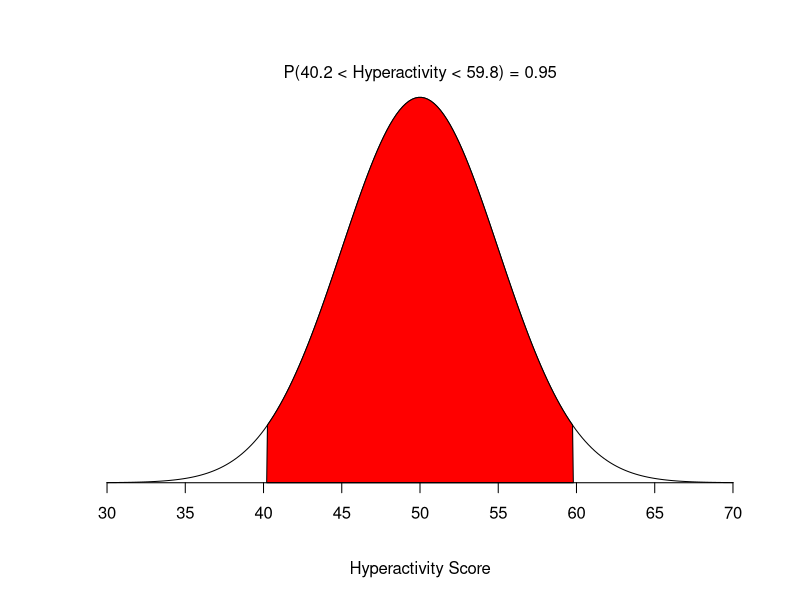
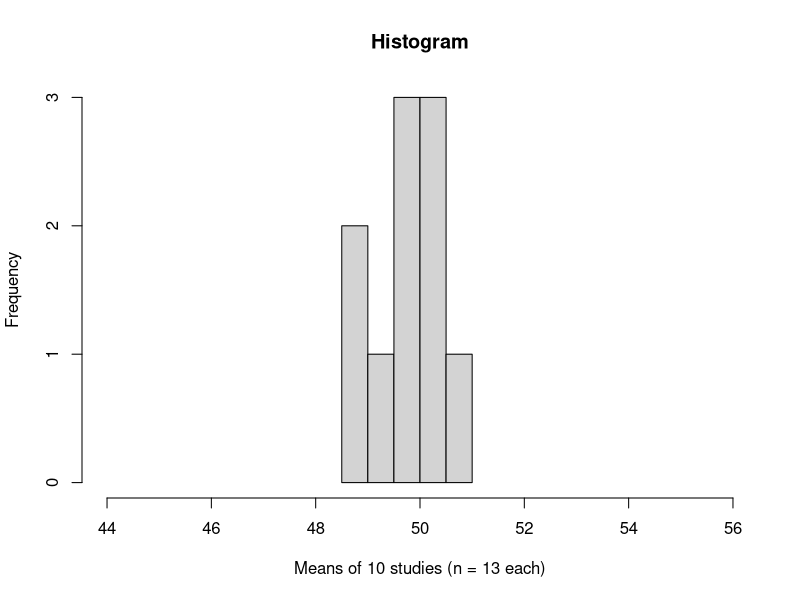
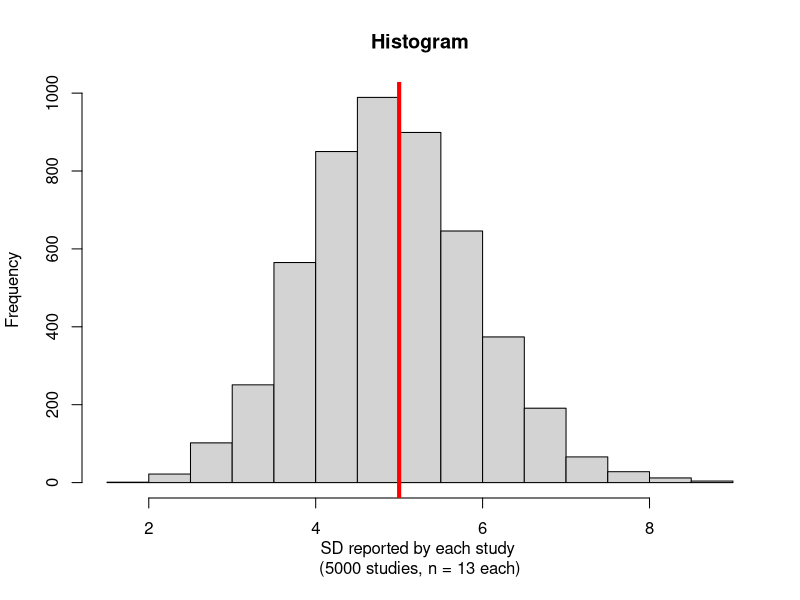
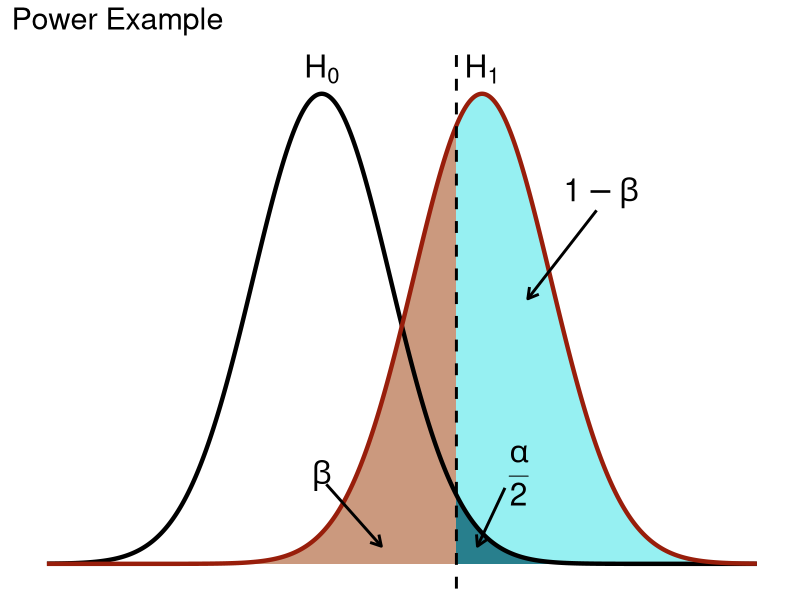
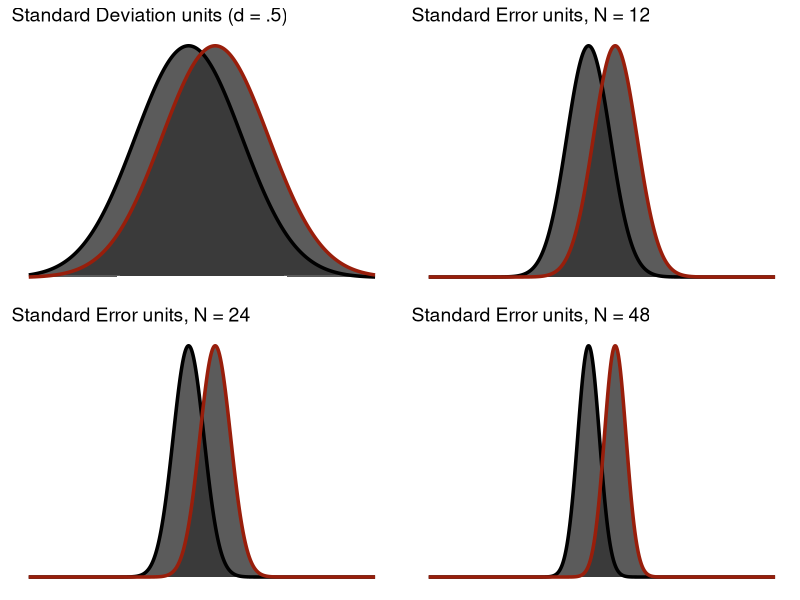
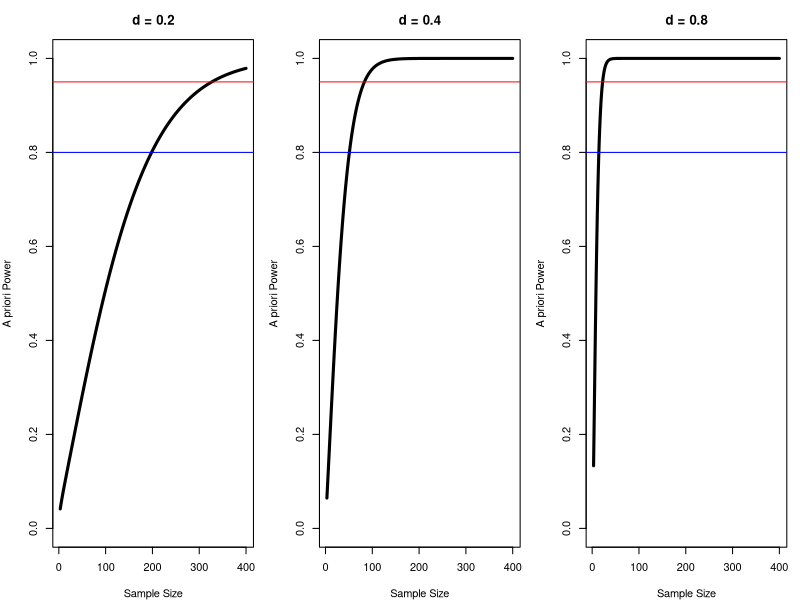
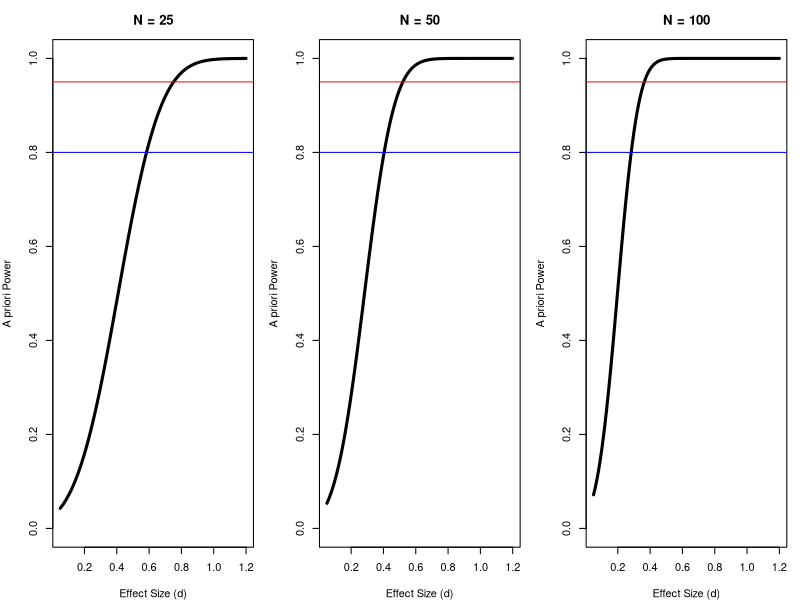
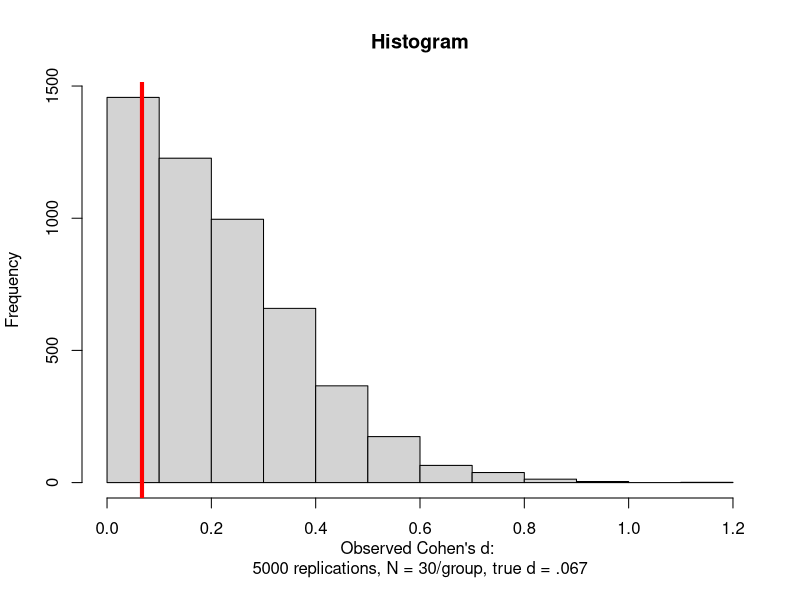

The R script that drew these images, in order:
## ---- chunk 1
knitr::opts_chunk$set(
  echo = TRUE,
  message = FALSE,
  warning = FALSE,
  fig.width = 4.25,
  fig.height = 4.0,
  fig.align = "center",
  fig.pos = "H",
  results = "hold"
)
library(ggplot2)
library(grid)   # for arrow()
## ---- chunk 2
#| echo: false
#| fig-width: 5.0
#| fig-height: 3.0
#| fig-cap: "The population of hyperactivity scores, with the middle 95% shaded."
#| fig-alt: "A normal curve centered on 50. The region between about 40 and 60 is filled in red, and a label above reports that this shaded area holds 95% of children."
mu <- 50
sigma <- 5
lb <- mu - sigma * 1.96
ub <- mu + sigma * 1.96

x  <- seq(-4, 4, length = 200) * sigma + mu
hx <- dnorm(x, mu, sigma)

plot(x, hx, type = "n", xlab = "Hyperactivity Score", ylab = "",
     main = "", axes = FALSE)

i <- x >= lb & x <= ub
lines(x, hx)
polygon(c(lb, x[i], ub), c(0, hx[i], 0), col = "red")

area <- pnorm(ub, mu, sigma) - pnorm(lb, mu, sigma)
mtext(paste0("P(", round(lb, 2), " < Hyperactivity < ", round(ub, 2), ") = ",
             signif(area, 3)), side = 3)
axis(1, at = seq(30, 70, 5), pos = 0)
## ---- chunk 3
#| echo: false
#| fig-width: 5.0
#| fig-height: 3.0
#| fig-cap: "Ten studies, ten means. None of them is 50, and that is the point."
#| fig-alt: "Histogram of ten study means spread between about 48 and 51, scattered around the true population mean of 50 rather than landing on it."
set.seed(543)
N <- 13; M <- 50; SD <- 5; samples <- 10
Sample.Means <- replicate(samples, mean(rnorm(n = N, mean = M, sd = SD)))

hist(Sample.Means,
     main = "Histogram",
     xlab = "Means of 10 studies (n = 13 each)",
     ylab = "Frequency",
     xlim = c(44, 56))
## ---- chunk 4
#| echo: true
#| fig-width: 5.0
#| fig-height: 3.0
#| fig-cap: "What 5,000 small studies report as their SD, against the truth in red."
#| fig-alt: "Histogram of standard deviations reported by 5,000 studies of thirteen children each. The pile is slightly right-skewed and sits noticeably to the left of a thick red vertical line marking the true sigma of 5, showing that most studies report a spread smaller than the real one."
set.seed(543)

# Run 5,000 studies. Each one grabs 13 children from a population where we
# KNOW the true spread is sigma = 5, and reports the SD it happened to see.
Sample.SD <- replicate(5000, sd(rnorm(n = 13, mean = 50, sd = 5)))

hist(Sample.SD,
     main = "Histogram",
     xlab = "SD reported by each study \n(5000 studies, n = 13 each)",
     ylab = "Frequency")
abline(v = 5, col = "red", lwd = 4)   # the TRUE sigma
## ---- chunk 5
#| echo: false
#| fig-width: 6.25
#| fig-height: 3.0
#| fig-cap: "Power is the slice of the alternative distribution that clears the critical value."
#| fig-alt: "Two overlapping bell curves, the null on the left and the alternative on the right. A vertical line marks the critical value, and the portion of the right-hand curve beyond it is shaded to represent power."
m1 <- 0; sd1 <- 1.5
m2 <- 3.5; sd2 <- 1.5

z_crit <- qnorm(1 - (0.05/2), m1, sd1)

x <- seq(min(m1 - sd1*4, m2 - sd2*4), max(m1 + sd1*4, m2 + sd2*4), .01)
df1 <- data.frame(x = x, y = dnorm(x, m1, sd1))
df2 <- data.frame(x = x, y = dnorm(x, m2, sd2))

# alpha polygon
y.poly <- pmin(df1$y, df2$y)
poly1 <- data.frame(x = x, y = y.poly)
poly1 <- poly1[poly1$x >= z_crit, ]
poly1 <- rbind(poly1, c(z_crit, 0))

# beta polygon
poly2 <- df2[df2$x <= z_crit, ]
poly2 <- rbind(poly2, c(z_crit, 0))

# power polygon
poly3 <- df2[df2$x >= z_crit, ]
poly3 <- rbind(poly3, c(z_crit, 0))

poly1$id <- 3; poly2$id <- 2; poly3$id <- 1
poly <- rbind(poly1, poly2, poly3)
poly$id <- factor(poly$id, labels = c("power", "beta", "alpha"))

ggplot(poly, aes(x, y, fill = id, group = id)) +
  geom_polygon(alpha = 0.8, show.legend = FALSE) +
  geom_line(data = df1, aes(x, y, color = "H0", fill = NULL, group = NULL),
            linewidth = 1.5, show.legend = FALSE) +
  geom_line(data = df2, aes(x, y, color = "HA", fill = NULL, group = NULL),
            linewidth = 1.5, show.legend = FALSE) +
  geom_vline(xintercept = z_crit, linewidth = 1, linetype = "dashed") +
  scale_color_manual(values = c("HA" = "#981e0b", "H0" = "black")) +
  scale_fill_manual(values = c("alpha" = "#0d6374",
                               "beta"  = "#be805e",
                               "power" = "#7cecee")) +
  annotate("segment", x = 0.1, y = 0.045, xend = 1.3, yend = 0.01,
           arrow = arrow(length = unit(0.3, "cm")), linewidth = 1) +
  annotate("text", label = "beta", x = 0, y = 0.05, parse = TRUE, size = 8) +
  annotate("segment", x = 4, y = 0.043, xend = 3.4, yend = 0.01,
           arrow = arrow(length = unit(0.3, "cm")), linewidth = 1) +
  annotate("text", label = "frac(alpha,2)", x = 4.3, y = 0.05, parse = TRUE, size = 8) +
  annotate("segment", x = 6, y = 0.2, xend = 4.5, yend = 0.15,
           arrow = arrow(length = unit(0.3, "cm")), linewidth = 1) +
  annotate("text", label = "1-beta", x = 6.1, y = 0.21, parse = TRUE, size = 8) +
  annotate("text", label = "H[0]", x = m1, y = 0.28, parse = TRUE, size = 8) +
  annotate("text", label = "H[1]", x = m2, y = 0.28, parse = TRUE, size = 8) +
  ggtitle("Power Example") +
  theme(panel.grid = element_blank(),
        panel.background = element_blank(),
        plot.background = element_rect(fill = "#ffffff"),
        panel.border = element_blank(),
        axis.line = element_blank(),
        axis.text = element_blank(),
        axis.ticks = element_blank(),
        axis.title = element_blank(),
        plot.title = element_text(size = 22))
## ---- chunk 6
#| echo: false
#| fig-width: 6.5
#| fig-height: 5.0
#| fig-cap: "The same half-point difference, seen through progressively narrower sampling distributions."
#| fig-alt: "A grid of panels, each showing the same pair of overlapping curves separated by half a point. Moving through the panels the curves become narrower and taller, so the same fixed difference goes from almost total overlap to clean separation."
draw_pair <- function(divisor, title) {
  m1 <- 0; m2 <- 0.5
  s  <- 1 / divisor
  x  <- seq(-3, 3.5, .005)
  d1 <- data.frame(x = x, y = dnorm(x, m1, s), id = "h0")
  d2 <- data.frame(x = x, y = dnorm(x, m2, s), id = "h1")
  p  <- rbind(d1, d2)
  ggplot(p, aes(x, y, group = id)) +
    geom_polygon(alpha = 0.8, show.legend = FALSE) +
    geom_line(data = d1, aes(x, y, color = "H0"), linewidth = 1.2, show.legend = FALSE) +
    geom_line(data = d2, aes(x, y, color = "HA"), linewidth = 1.2, show.legend = FALSE) +
    scale_color_manual(values = c("HA" = "#981e0b", "H0" = "black")) +
    ggtitle(title) +
    theme(panel.grid = element_blank(),
          panel.background = element_blank(),
          plot.background = element_rect(fill = "#ffffff"),
          axis.text = element_blank(), axis.ticks = element_blank(),
          axis.title = element_blank(),
          plot.title = element_text(size = 14))
}

p1 <- draw_pair(1,          "Standard Deviation units (d = .5)")
p2 <- draw_pair(sqrt(6),    "Standard Error units, N = 12")
p3 <- draw_pair(sqrt(12),   "Standard Error units, N = 24")
p4 <- draw_pair(sqrt(24),   "Standard Error units, N = 48")

gridExtra::grid.arrange(p1, p2, p3, p4, ncol = 2)
## ---- chunk 7
args(power.t.test)
## ---- chunk 8
set.seed(123)
Population <- rnorm(1e6, mean = 50, sd = 5)

set.seed(42)
kids.1 <- sample(Population, 36, replace = TRUE) + 2

M_kids <- mean(kids.1)
S_kids <- sd(kids.1)
d_kids <- (M_kids - 50) / S_kids

round(c(M = M_kids, SD = S_kids, n = length(kids.1), d = d_kids), 3)
## ---- chunk 9
At.Power.80 <- power.t.test(n = NULL, delta = .4, sd = 1,
                            sig.level = 0.05, power = .80,
                            type = "one.sample",
                            alternative = "two.sided")
At.Power.80
## ---- chunk 10
At.Power.95 <- power.t.test(n = NULL, delta = .4, sd = 1,
                            sig.level = 0.05, power = .95,
                            type = "one.sample",
                            alternative = "two.sided")
ceiling(At.Power.95$n)
## ---- chunk 11
AP.Power.N36 <- power.t.test(n = 36, delta = .4, sd = 1,
                             sig.level = 0.05, power = NULL,
                             type = "one.sample",
                             alternative = "two.sided")
round(AP.Power.N36$power, 3)
## ---- chunk 12
Eff.Power.N36 <- power.t.test(n = 36, delta = NULL, sd = 1,
                              sig.level = 0.05, power = .80,
                              type = "one.sample",
                              alternative = "two.sided")
round(Eff.Power.N36$delta, 3)
## ---- chunk 13
#| echo: false
#| fig-width: 6.5
#| fig-height: 2.6
#| fig-cap: "Power against sample size at three effect sizes. Each curve rises steeply and then flattens."
#| fig-alt: "Three side-by-side line plots of power against sample size, one per effect size. Every curve climbs steeply at small sample sizes and then bends over and flattens as it approaches a power of one, with the smallest effect needing by far the most participants."
pow_n <- function(nn, dd) {
  power.t.test(n = nn, delta = dd, sd = 1, sig.level = .05,
               type = "one.sample", alternative = "two.sided")$power
}

Nrange <- seq(3, 400, 1)
op <- par(mfrow = c(1, 3), mar = c(4, 4, 3, 1))
for (dd in c(.2, .4, .8)) {
  plot(Nrange, sapply(Nrange, pow_n, dd = dd), type = "l", lwd = 3,
       main = paste0("d = ", dd),
       xlab = "Sample Size", ylab = "A priori Power", ylim = c(0, 1))
  abline(h = .80, col = "blue", lwd = 1)
  abline(h = .95, col = "red",  lwd = 1)
}
par(op)
## ---- chunk 14
#| echo: false
#| fig-width: 6.5
#| fig-height: 2.6
#| fig-cap: "Power against effect size at three sample sizes. Same shape, different axis."
#| fig-alt: "Three side-by-side line plots of power against effect size, one per sample size. Each curve rises steeply through the small and medium effect sizes and then flattens near a power of one, and the larger the sample the further left that rise begins."
pow_d <- function(dd, nn) {
  power.t.test(n = nn, delta = dd, sd = 1, sig.level = .05,
               type = "one.sample", alternative = "two.sided")$power
}

Drange <- seq(.05, 1.2, .01)
op <- par(mfrow = c(1, 3), mar = c(4, 4, 3, 1))
for (nn in c(25, 50, 100)) {
  plot(Drange, sapply(Drange, pow_d, nn = nn), type = "l", lwd = 3,
       main = paste0("N = ", nn),
       xlab = "Effect Size (d)", ylab = "A priori Power", ylim = c(0, 1))
  abline(h = .80, col = "blue", lwd = 1)
  abline(h = .95, col = "red",  lwd = 1)
}
par(op)
## ---- chunk 15
set.seed(343)
n <- 30

CTA.Control      <- rnorm(n, 3, 1)   # regular timing
CTA.Experimental <- rnorm(n, 5, 1)   # every 7 minutes

CTA.t.test <- t.test(CTA.Experimental, CTA.Control)
round(c(t = unname(CTA.t.test$statistic),
        df = unname(CTA.t.test$parameter),
        p = CTA.t.test$p.value), 4)
## ---- chunk 16
M1 <- mean(CTA.Experimental); S1 <- sd(CTA.Experimental)
M2 <- mean(CTA.Control);      S2 <- sd(CTA.Control)

Sp <- sqrt(((n - 1)*S1^2 + (n - 1)*S2^2) / (2*n - 2))
d_cta <- (M1 - M2) / Sp

round(c(M_exp = M1, M_ctl = M2, Sp = Sp, d = d_cta), 3)
## ---- chunk 17
ID.Power.80 <- power.t.test(n = NULL, delta = d_cta, sd = 1,
                            sig.level = 0.05, power = .80,
                            type = "two.sample",
                            alternative = "two.sided")
ceiling(ID.Power.80$n)
## ---- chunk 18
sapply(c(0.2, 0.5, 0.8, d_cta),
       function(dd) ceiling(power.t.test(delta = dd, sd = 1, power = .80,
                                         type = "two.sample")$n))
## ---- chunk 19
hedges_g <- function(d, n1, n2) {
  d * (1 - 3 / (4 * (n1 + n2) - 9))
}

g_cta <- hedges_g(d_cta, n, n)
round(c(d = d_cta, g = g_cta), 4)
## ---- chunk 20
round(sapply(c(5, 10, 20, 50, 200),
             function(k) hedges_g(0.8, k, k)), 4)
## ---- chunk 21
set.seed(343)
n <- 48
participant_effect <- rnorm(n, mean = 0, sd = 1.20)

no_chocolate <- 5.00 + participant_effect + rnorm(n, 0, 0.80)
chocolate    <- 5.75 + participant_effect + rnorm(n, 0, 0.80)

difference <- chocolate - no_chocolate

d_z <- mean(difference) / sd(difference)
round(c(M_diff = mean(difference), SD_diff = sd(difference), d_z = d_z), 3)
## ---- chunk 22
Paired.Power.80 <- power.t.test(n = NULL, delta = d_z, sd = 1,
                                sig.level = 0.05, power = .80,
                                type = "paired",
                                alternative = "two.sided")
ceiling(Paired.Power.80$n)
## ---- chunk 23
n_independent <- ceiling(power.t.test(delta = d_z, sd = 1, power = .80,
                                      sig.level = .05,
                                      type = "two.sample")$n)

n_paired <- ceiling(power.t.test(delta = d_z, sd = 1, power = .80,
                                 sig.level = .05,
                                 type = "paired")$n)

c(independent_per_group = n_independent,
  independent_total     = 2 * n_independent,
  paired_people         = n_paired)
## ---- chunk 24
set.seed(666)
n <- 30
Mozart.Sample <- rnorm(n, 109, 15)
Bach.Sample   <- rnorm(n, 110, 15)

Sp_mb <- sqrt(((n-1)*sd(Mozart.Sample)^2 + (n-1)*sd(Bach.Sample)^2) / (2*n - 2))
Obs.d <- abs(mean(Mozart.Sample) - mean(Bach.Sample)) / Sp_mb
round(Obs.d, 3)
## ---- chunk 25
#| echo: false
#| fig-width: 5.0
#| fig-height: 3.0
#| fig-cap: "The observed effect size is a guess too, and in a small study it is a wild one."
#| fig-alt: "Histogram of observed Cohen's d values from many simulated small studies of a tiny true effect. The distribution is wide and straddles zero, so plenty of studies report a moderate positive effect and plenty report a negative one."
set.seed(666)

SimD <- function(n) {
  m <- rnorm(n, 109, 15)
  b <- rnorm(n, 110, 15)
  sp <- sqrt(((n-1)*sd(m)^2 + (n-1)*sd(b)^2) / (2*n - 2))
  (mean(m) - mean(b)) / sp
}

D.distro <- replicate(5000, SimD(30))

hist(abs(D.distro),
     main = "Histogram",
     xlab = "Observed Cohen's d: \n5000 replications, N = 30/group, true d = .067",
     ylab = "Frequency",
     xlim = c(0, 1.2))
abline(v = .067, col = "red", lwd = 4)
## ---- chunk 26
# CI for d, using the standard large-sample approximation
d_ci <- function(d, n1, n2) {
  se <- sqrt((n1 + n2)/(n1 * n2) + d^2 / (2 * (n1 + n2)))
  c(lower = d - 1.96 * se, d = d, upper = d + 1.96 * se)
}

published <- d_ci(0.50, 80, 80)
round(published, 3)
## ---- chunk 27
c(powered_for_point_estimate =
    ceiling(power.t.test(delta = 0.50, sd = 1, power = .80,
                         type = "two.sample")$n),
  powered_for_lower_bound =
    ceiling(power.t.test(delta = published["lower"], sd = 1, power = .80,
                         type = "two.sample")$n))
## ---- chunk 28
round(d_ci(0.50, 25, 25), 3)
## ---- chunk 29
simulate_power <- function(n_per_group, true_d, n_sims = 2000, alpha = .05) {
  hits <- replicate(n_sims, {
    g1 <- rnorm(n_per_group, mean = true_d, sd = 1)
    g2 <- rnorm(n_per_group, mean = 0,      sd = 1)
    t.test(g1, g2)$p.value < alpha
  })
  mean(hits)
}

set.seed(343)
simulate_power(n_per_group = 30, true_d = 0.5)

# compare to the closed-form answer
power.t.test(n = 30, delta = 0.5, sd = 1, type = "two.sample")$power
## ---- chunk 30
simulate_power_with_dropout <- function(n_per_group, true_d,
                                        dropout = 0.20, n_sims = 2000) {
  keep <- round(n_per_group * (1 - dropout))
  replicate(n_sims, {
    g1 <- rnorm(keep, mean = true_d, sd = 1)
    g2 <- rnorm(keep, mean = 0,      sd = 1)
    t.test(g1, g2)$p.value < .05
  }) |> mean()
}

set.seed(343)
simulate_power_with_dropout(n_per_group = 30, true_d = 0.5)
